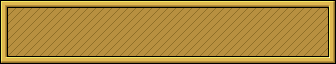

This game map was drawn from its Tiled (.tmx) file and the tilesets committed beside it. A one-line description and the full map source follow:
An orthogonal 21x4 tile map with 16x16 px tiles, 1 tile layer (圖塊層 1), 3 tilesets.

<map version="1.2" tiledversion="1.3.4" orientation="orthogonal" renderorder="right-down" width="21" height="4" tilewidth="16" tileheight="16" infinite="0" nextlayerid="2" nextobjectid="1">
 <tileset firstgid="1" name="tileset" tilewidth="16" tileheight="16" tilecount="1204" columns="43">
  <image source="../AS2_source/effects_UI_tiles/tileset.png" trans="ff00ff" width="688" height="450" />
 </tileset>
 <tileset firstgid="1205" name="tiles" tilewidth="16" tileheight="16" tilecount="1455" columns="97">
  <image source="../AS2_source/effects_UI_tiles/tiles.png" trans="ff00ff" width="1564" height="251" />
 </tileset>
 <tileset firstgid="2660" name="items" tilewidth="16" tileheight="16" tilecount="104" columns="4">
  <image source="../AS2_source/effects_UI_tiles/items.png" trans="ff00ff" width="64" height="418" />
 </tileset>
 <layer id="1" name="圖塊層 1" width="21" height="4">
  <data encoding="csv">
872,873,873,873,873,873,873,873,873,873,873,873,873,873,873,873,873,873,873,873,874,
915,916,916,916,916,916,916,916,916,916,916,916,916,916,916,916,916,916,916,916,917,
915,916,916,916,916,916,916,916,916,916,916,916,916,916,916,916,916,916,916,916,917,
958,959,959,959,959,959,959,959,959,959,959,959,959,959,959,959,959,959,959,959,960
</data>
 </layer>
</map>
